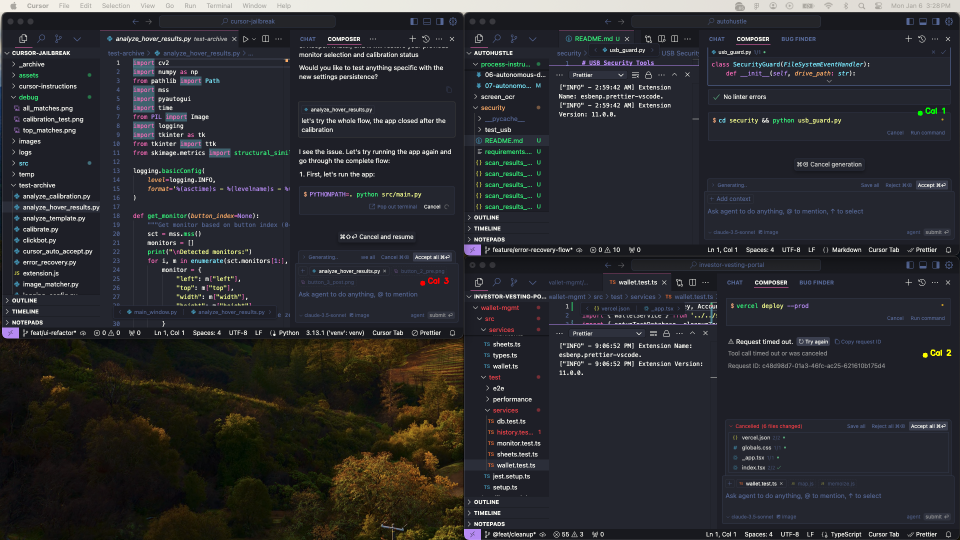
#> input picture debug/calibration_test.png, 1920 x 1080 px (shown at 1/2 size)
$ python -i button_detector.py   (imports and definitions only)
#> lines starting #> are read from the running program, lines starting #| are printed output that depends on the picture; after the words box and inside, x2 and y2 are one past the last pixel; in counts of white or black regions, pixels touching at a corner belong together
### src/utils/logging.py
"""
Logging configuration for the Cursor Auto Accept application.
"""

import logging
import queue
from datetime import datetime

class QueueHandler(logging.Handler):
    def __init__(self, log_queue):
        super().__init__()
        self.queue = log_queue

    # [7 lines left out: function emit, not called in this run]

def get_logger(name):
    """Get a logger instance with the specified name."""
#> further down, picture is the input picture: shape (1080, 1920, 3); mean B, G, R 47.8, 44.2, 43.6
    logger = logging.getLogger(name)

    if not logger.handlers:
        logger.setLevel(logging.INFO)

        # Create console handler
        console_handler = logging.StreamHandler()
        console_handler.setLevel(logging.INFO)

        # Create formatter
        formatter = logging.Formatter(
            '%(asctime)s - %(name)s - %(levelname)s - %(message)s'
        )
        console_handler.setFormatter(formatter)

        # Add handler to logger
        logger.addHandler(console_handler)

    return logger

### src/core/button_detector.py
"""
Button detection system for the Cursor Auto Accept application.
"""

import cv2
import numpy as np
import mss
from PIL import Image, ImageDraw
import time
from pathlib import Path
from skimage.metrics import structural_similarity as ssim
from src.utils.config import ClickBotConfig
from src.utils.logging import get_logger

logger = get_logger(__name__)

class ButtonDetector:
    def __init__(self):
        """Initialize the button detector."""
        self.debug_dir = Path(ClickBotConfig.DEBUG_DIR)
        self.debug_dir.mkdir(parents=True, exist_ok=True)

    def preprocess_with_edges(self, image):
        """Apply edge detection preprocessing."""
        if len(image.shape) == 3:
            gray = cv2.cvtColor(image, cv2.COLOR_BGR2GRAY)
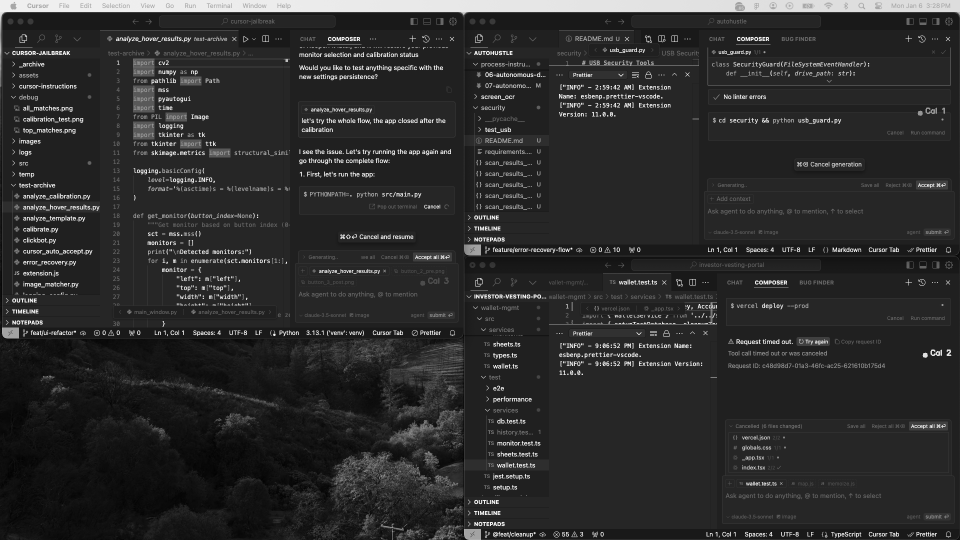
#> gray: shape (1080, 1920) (shown at 1/2 size); min 0, max 246, mean 44.3
        else:
            gray = image.copy()

        # Apply Canny edge detection with optimized parameters
        edges = cv2.Canny(gray, 30, 120, L2gradient=True)
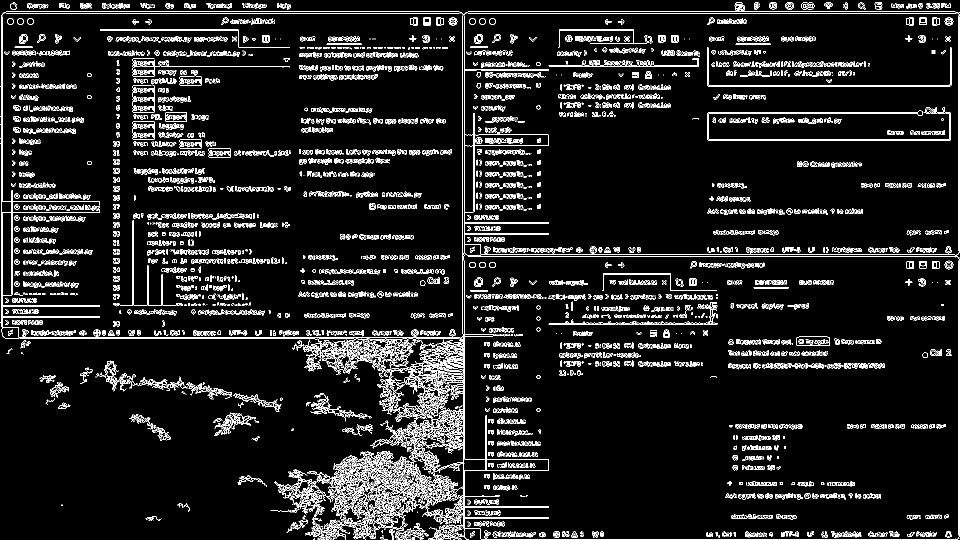
#> edges: shape (1080, 1920) (shown at 1/2 size); 7.6% white in thin lines or dots

        # Dilate edges for better connectivity
        kernel = np.ones((2, 2), np.uint8)
        edges = cv2.dilate(edges, kernel, iterations=1)
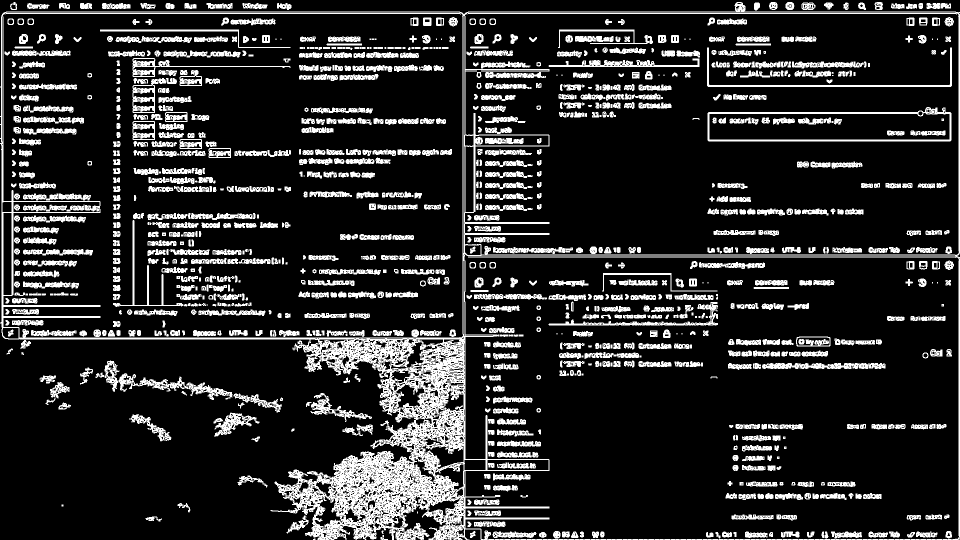
#> edges: shape (1080, 1920) (shown at 1/2 size); 16.5% white; 1074 white regions (61 under 20 px), largest, box (x1, y1, x2, y2) and area: (0, 4, 1920, 1080) 101111, (1415, 214, 1903, 283) 4528, (237, 746, 465, 800) 2891

        return edges

    # [171 lines left out: functions calculate_edge_overlap, find_matches, not called in this run]

>>> import cv2
>>> picture = cv2.imread('../../debug/calibration_test.png')
>>> result = ButtonDetector().preprocess_with_edges(picture)
